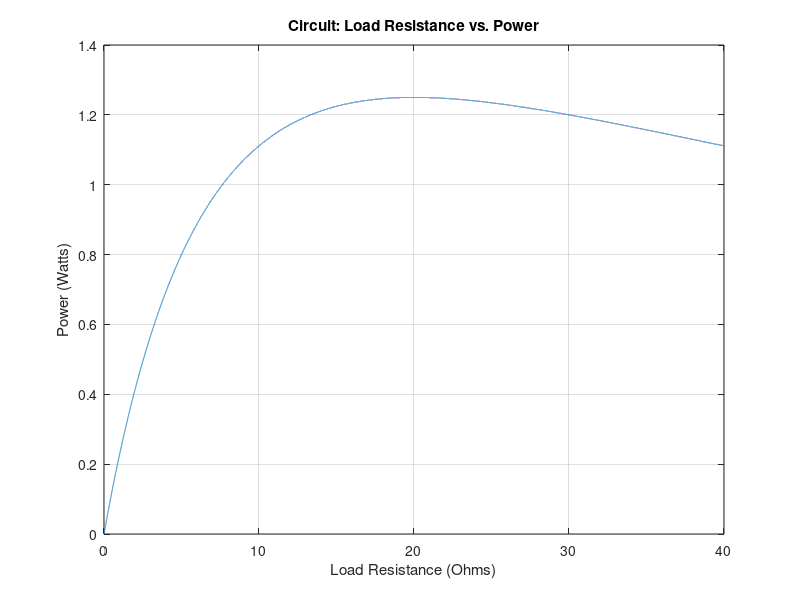

This chart was generated by the following MATLAB code:
%{
Class: ENGR15100: Software Tools for Engineers
Instructor: Xiaoli Yang    
Author: Al Pizano
Assignment: Lab 7
File Name: PIZANO_LAB7_problem1.m
Date: 11/13/16
%}


%clear screen
clc
%clear workspace
clear

disp('Al Pizano');
disp('Lab 7 Problem 1');
disp('starting code:');

%Completing lab x
%your source code here%

R=0:0.001:40;
P=R.*((10)./(R+20)).^2; 
plot(R,P);
xlabel('Load Resistance (Ohms)');
ylabel('Power (Watts)');
title ('Circuit: Load Resistance vs. Power');
grid on